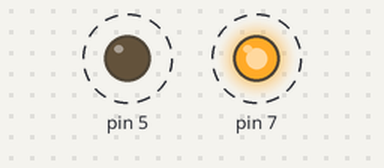
A sketch run on a simulated Arduino Uno, built with avr-gcc and run on an emulated ATmega328P. Parts: output pins drawn as LEDs (lit = HIGH). Dashed ring = blinking.

Above: at 0.2 s.
Timing chart, 0 to 4.6 s (numbered marks = the images above):
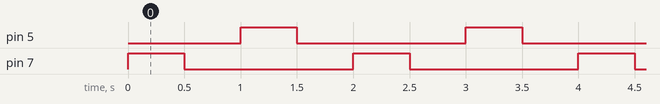

The sketch:

sketch_feb14a.ino
```cpp
void setup() {
  // put your setup code here, to run once:
pinMode(7, OUTPUT);
pinMode(5, OUTPUT);
}

void loop() {
  // put your main code here, to run repeatedly:
digitalWrite(7, HIGH);
delay (500);
digitalWrite(7, LOW);
delay (500);
digitalWrite(5, HIGH);
delay (500);
digitalWrite(5, LOW);
delay (500);
}
```

Measured:
- by itself, pin 5, pin 7: alternates HIGH for 0.50 s and LOW for 1.5 s
- by itself, everything shown: repeats every 2.0 s, in 4 steps
